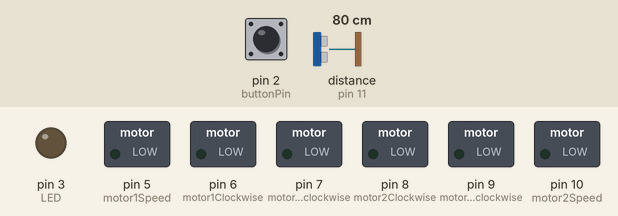
Simulated run of this sketch. Board: Arduino Uno, built with avr-gcc and run on an emulated ATmega328P. Parts: switched loads named in the sketch (green lamp = pin HIGH), output pins drawn as LEDs (lit = HIGH). Wiring (inferred from the names in the program): ultrasonic range finder: trigger pin 12; echo pin 11. The inputs (shaded band) are chosen by the test bench; at power-on: pin 2 (buttonPin) HIGH, distance to the obstacle (sensor on pin 11) 80 cm. The echo pulse lasts 58.3 µs per cm; pins used as bus, display or sensor lines are not drawn.

Above: at 1.2 s.
1.3 s: pin 2 (buttonPin) pulled LOW for 0.15 s
At 2.0 s:
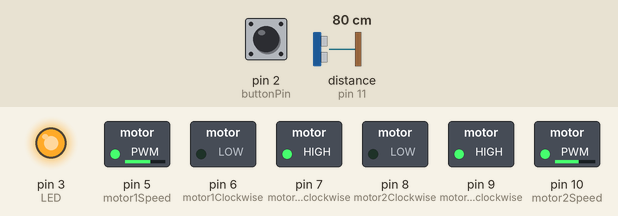
3.0 s: distance to the obstacle (sensor on pin 11) set to 29 cm
4.5 s: distance to the obstacle (sensor on pin 11) set to 23 cm
At 5.3 s:
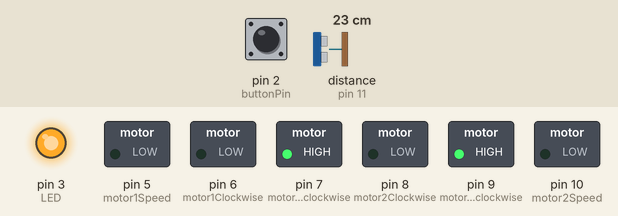
At 6.1 s:
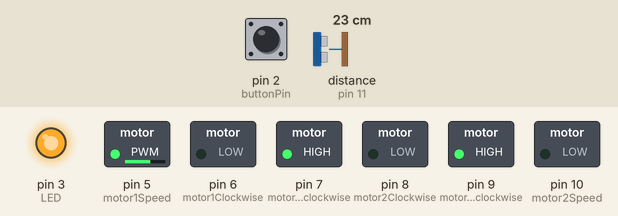
7.5 s: distance to the obstacle (sensor on pin 11) set to 2 cm
At 8.2 s:
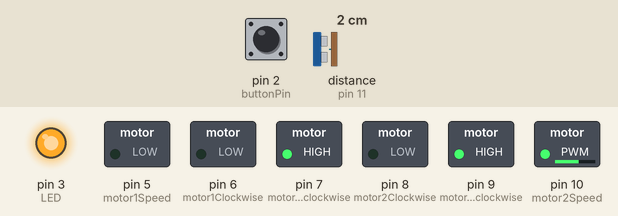
10.5 s: pin 2 (buttonPin) pulled LOW for 3.2 s
16.7 s: distance to the obstacle (sensor on pin 11) set to 35 cm
Timing chart, 0 to 20.7 s (numbered marks = the images above; inputs shaded):
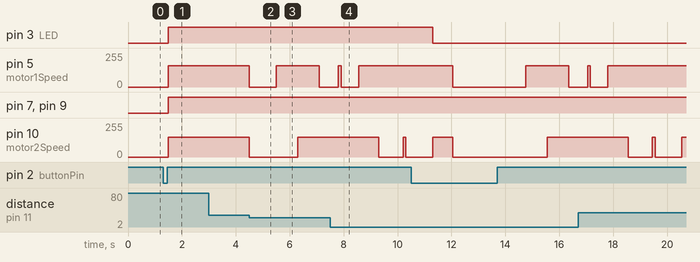

The sketch:

100Code.ino
```cpp
//Name: Ishaan Mittal & Erin Sobers
//Date: 25th June 2024
//Assignment: Culm
//Purpose: To make a car that avoids obstacles

//Sources: https://www.youtube.com/watch?v=Xz4iVpdMd-w
//Sources: https://www.youtube.com/watch?v=n-gJ00GTsNg

//Left Motor (Slower)
byte motor1Clockwise = 6;  //pin for motor direction
byte motor1Counterclockwise = 7;
byte motor1Speed = 5;  //pin for power of motor 1

//Right Motor (Faster)
byte motor2Clockwise = 8;  //pin for motor 2 direction
byte motor2Counterclockwise = 9;
byte motor2Speed = 10;  //pin for power of motor 2

byte speed1 = 160; //sets the speed of the specific motors
byte speed2 = 150; //is lower bc this motor was faster;

byte slow = 50; //this is the speed value it is reduced by for the gradual stop

byte buttonPin = 2;  // Pin for the button

byte LED = 3; //Pin for LED (used for testing purposes)

byte trigPin = 12; //pins for the sensors
byte echoPin = 11;


bool isMoving = false;  //used to track the movement status of the vechile
float duration, distance; //used to get distance values from the sensor (there are multiple bc you have to generate it multiple times for the values to be updated -> works similar to Math.random())
float duration2, distance2;


void setup() {

  Serial.begin(115200); //used to make a serial to view output from the sensor
  //setting pinMode

  pinMode(LED, OUTPUT);
  pinMode(motor1Clockwise, OUTPUT);
  pinMode(motor1Counterclockwise, OUTPUT);
  pinMode(motor1Speed, OUTPUT);

  pinMode(motor2Clockwise, OUTPUT);
  pinMode(motor2Counterclockwise, OUTPUT);
  pinMode(motor2Speed, OUTPUT);

  // Set the button pin as input with pull_up so we don't have to hold onto the button to make it move
  pinMode(buttonPin, INPUT_PULLUP);


  pinMode(trigPin, OUTPUT);
  pinMode(echoPin, INPUT);
}

void gradualStop(int slowdown) { //method used to slowdown the speed before stoping (takes in an integer value of slowdown which represents how much the speed is reduced by)
  digitalWrite(motor1Speed, speed1 - slowdown); //reducing the speed
  digitalWrite(motor2Speed, speed2 - slowdown);
}

void Stop() { //method used to stop the car
  digitalWrite(motor1Speed, 0); //makes speed to 0 as that makes the motors stop
  digitalWrite(motor2Speed, 0);
}

void RecursionStop() { //used for the final stop as there was an error occuring with the other logic as most of the times the sensor didn't automatically read

  float duration3, distance3; //declaring varibales for the distance calc

      digitalWrite(trigPin, LOW); //doing digitalWrite to make the sensor run (found from video)
      delayMicroseconds(2);
      digitalWrite(trigPin, HIGH);
      delayMicroseconds(10);
      digitalWrite(trigPin, LOW);
      duration3 = pulseIn(echoPin, HIGH);
      distance3 = (duration3 * 0.034) / 2; //gets the distance value based on calculations (value in cm)

      if (distance3 < 20 && distance3 != 0) { //used to check if the distance is within range of the stop, the reason it also says 0 is becuase for some reason everytime it detecting a distance it also outputted 0, so we made it is it is not included as otherwise this code never runs

        Stop(); //runs the stop method to make the car stop
        delay(200); //delay is put here as the code processing is faster than the car and therfore it didn't run the previous stop command thus why it is put here
        isMoving = false;  //sets the boolean to false so the car doesn't continue movement as this is the final stop

      }

      else {
          RecursionStop(); //does recusion basically meaning that it continues repeating the method until the car is within the stopping range, otherwise it continues going straight so it gets closer and thus gets into the range
      }

    }

void normalSpeed() { //used to get the straight running in the start
  digitalWrite(motor1Clockwise, LOW);
  digitalWrite(motor1Counterclockwise, HIGH);  //makes motor move counterclockwise (as for clockwise it was going in circles)
  analogWrite(motor1Speed, speed1);            //Changed the speed to lower than max becuase it was causing an error with the straigtness of the car

  //right
  digitalWrite(motor2Clockwise, LOW);
  digitalWrite(motor2Counterclockwise, HIGH);  //makes motor move counterclockwise (as for clockwise it was going in circles)
  analogWrite(motor2Speed, speed2); //Changed the speed to lower than max becuase it was causing an error with the straigtness of the car
}

void goStraight() { //used to make the car move straight again after it stops mutliple times
  analogWrite(motor1Speed, speed1); //the reason I didn't use the previous method again is becuase there was an error which is why we changed the method up a bit
  analogWrite(motor2Speed, speed2);
}

void turnRight() { //used to turn the car right
  analogWrite(motor1Speed, speed1); //puts all the speed in the left wheel as during right turns, the right wheel/leg is the one that is pivoting thus not moving
  analogWrite(motor2Speed, 0);
}

void turnLeft() { //used to turn the car left
  analogWrite(motor1Speed, 0); //same logic as aboce method but oppsite
  analogWrite(motor2Speed, speed2);
}
void loop() {

  //generates the sensor values
  digitalWrite(trigPin, LOW);
  delayMicroseconds(2);
  digitalWrite(trigPin, HIGH);
  delayMicroseconds(10);
  digitalWrite(trigPin, LOW);
  duration = pulseIn(echoPin, HIGH);

  distance = (duration * 0.034) / 2;

  //counter used to keep track of how many times the sesnor detects
  byte counter = 0;

  // Check if the button is pressed
  if (digitalRead(buttonPin) == LOW) {
    delay(50);
    if (digitalRead(buttonPin) == LOW) {
      //Changes the movement state (since it is not it becomes true as the button was pressed)
      isMoving = !isMoving;

      // Waits until the button is released
      while (digitalRead(buttonPin) == LOW) {
      }
      delay(50);
    }

    else {                          //used if the button was not clicked
      analogWrite(motor2Speed, 0);  //Sets speed of motor 2 to 0 so it doesn't move
      analogWrite(motor1Speed, 0);  //Sets speed of motor 1 to 0 so it doesn't move
    }
  }

  if (isMoving) {  //checks if the boolean varibale is true (meaning the button is pressed and therfore the car should move)

    if (distance < 30 && distance != 0) { //sets the distance a bit higher to get the gradual stop
      gradualStop(slow); //runs the gradul Stop method to slow speed
    }
    if (distance < 25 && distance != 0) {  //sets the distance lower to stop
      counter++; //incrments coutner as this is the first time it detecets

      if (counter == 1) { //checks if counter == 1 (is when it first detectes)
        Stop();  //runs the stop method
        delay(1000); //puts delay as without it doesnt work
        counter++; //increments counter to do the next part (right turn)
      }
    }

    if (counter == 2) { //checks if counter == 2
      //QUICK NOTES:
      //MORE SPEED = LESS ANGLE
      //LEss ANGLE = LESS DELAY

      //first right
      turnRight(); //runs right method
      delay(800); //puts delay as without it the code would not even run this as it prcoess it fast
      Stop(); //stops the car
      goStraight(); //runs the gostaight method as after turning it should move straight

      //first left
      delay(400); //delay is put here for reasons stated above
      turnLeft(); //same logic but for left turn
      Stop();
      goStraight();

      //second left
      delay(400); //same logic
      turnLeft();
      delay(700);  //change this value to adjust the magnitude of the turn
      goStraight();

      //third left
      delay(100); //same logic
      turnLeft();
      delay(650);  //change this value to adjust the magnitude of the turn
      goStraight();

      //second right
      delay(750);  //same logic
      turnRight();
      delay(900);  //change this value to adjust the magnitude of the turn
      goStraight();

      //third right
      delay(100); //same logic
      turnRight();

      delay(1000);  //change this value to adjust the magnitude of the turn
      goStraight();

      counter++; //increments counter to perform the final stop
    }

    if (counter == 3) {
      digitalWrite(LED, LOW);  //used for testing purposes
      goStraight(); //continues doing straight, until something is detected as highlted in the recusion stop method
      delay(750);

      RecursionStop(); //runs the recursion stop method and does the logic indetifed in the comments for the method


      }
      else {
        //testing purpose
        digitalWrite(LED, HIGH);

        // Drive the motors forward
        normalSpeed();
      }
    }
  }
```

Measured:
- the behaviour switches between 26 and 25 cm on distance to the obstacle (sensor on pin 11) (found by bisection; images 1 and 2)
- after the input at 1.3 s, pin 3 (LED), pin 7 (motor1Counterclockwise), pin 9 (motor2Counterclockwise): LOW → HIGH after 0.20 s; pin 5 (motor1Speed): 0/255 → 160/255 after 0.20 s; pin 10 (motor2Speed): 0/255 → 150/255 after 0.20 s
- after the input at 4.5 s, pin 5 (motor1Speed): 160/255 → 0/255 at once; pin 10 (motor2Speed): 150/255 → 0/255 at once
